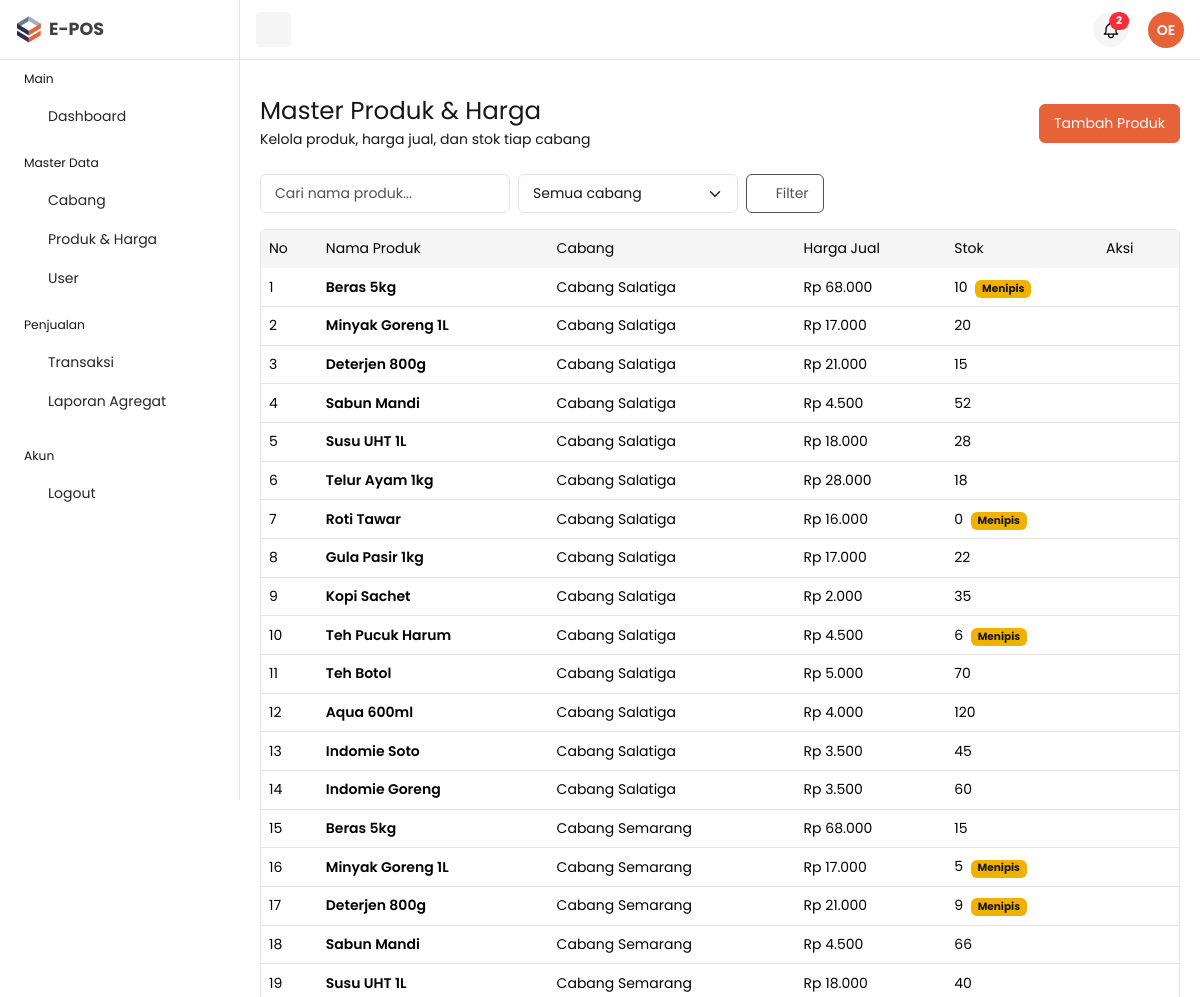
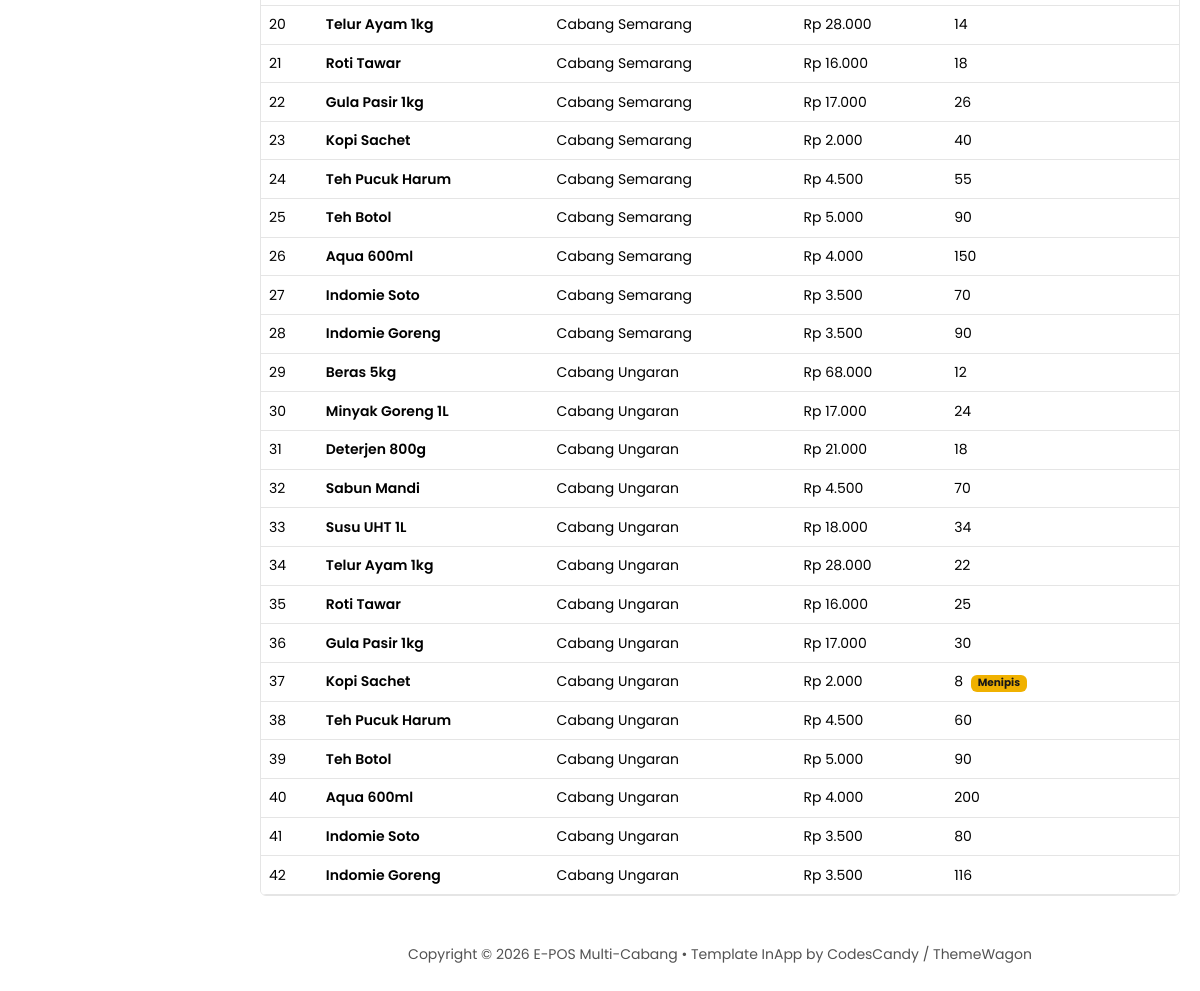
The page /owner/index.php?page=kendaraan (signed in) on the database its author committed (2 pictures, top to bottom).
### tables this page shows
CREATE TABLE `products` (
  `id`          INT NOT NULL AUTO_INCREMENT,
  `branch_id`   INT NOT NULL,
  `nama_produk` VARCHAR(150) NOT NULL,
  `harga_jual`  DECIMAL(15,2) NOT NULL DEFAULT 0.00,
  `stok`        INT NOT NULL DEFAULT 0,
  PRIMARY KEY (`id`),
  KEY `fk_products_branch` (`branch_id`),
  CONSTRAINT `fk_products_branch` FOREIGN KEY (`branch_id`) REFERENCES `branches` (`id`)
);

CREATE TABLE `branches` (
  `id`          INT NOT NULL AUTO_INCREMENT,
  `nama_cabang` VARCHAR(100) NOT NULL,
  `alamat`      TEXT,
  `telepon`     VARCHAR(20) DEFAULT NULL,
  PRIMARY KEY (`id`)
);

### owner/function/guard.php (called while the page is built, shortened)
<?php
function e($v)
{
    return htmlspecialchars((string) $v, ENT_QUOTES, 'UTF-8');
}
function rupiah($n)
{
    return 'Rp ' . number_format((float) $n, 0, ',', '.');
}

### owner/database/connection.php (called while the page is built, shortened)
<?php
require_once __DIR__ . '/../../login/database/cek_skema.php';
class Database
{
    private $host = "localhost";
    private $username = "root";
    private $password = "";
    private $database = "e-pos";
    public $conn;
    public function __construct()
    {
        try {
            $this->conn = new mysqli(
                $this->host,
                $this->username,
                $this->password,
                $this->database
            );
        } catch (mysqli_sql_exception $ex) {
            eposHentikan('Tidak bisa terhubung ke database "' . $this->database . '". (' . $ex->getMessage() . ')');
        }
        $this->conn->set_charset('utf8mb4');
        eposCekSkema($this->conn);
    }
}

### login/database/cek_skema.php (called while the page is built, shortened)
<?php
function eposCekSkema($conn)
{
    $cek = [
        'branches'            => 'id, nama_cabang, alamat, telepon',
        'users'               => 'id, nama, email, password, role, branch_id',
        'products'            => 'id, branch_id, nama_produk, harga_jual, stok',
        'transactions'        => 'id, branch_id, cashier_id, invoice_number, total_bayar, diskon, tanggal, status',
        'transaction_details' => 'id, transaction_id, product_id, jumlah, harga_satuan, subtotal',
    ];
    foreach ($cek as $tabel => $kolom) {
        try {
            $conn->query("SELECT $kolom FROM $tabel LIMIT 1");
        } catch (mysqli_sql_exception $ex) {
            eposHentikan("Tabel '$tabel' belum ada atau kolomnya tidak sesuai. (" . $ex->getMessage() . ')');
        }
    }
}

### owner/function/kendaraan.php (called while the page is built, shortened)
<?php
require_once 'database/connection.php';
class Kendaraan
{
    private $conn;
    public function __construct()
    {
        $database = new Database();
        $this->conn = $database->conn;
    }
    public function semua($branch_id = 0, $cari = '')
    {
        $like = '%' . $cari . '%';
        $stmt = $this->conn->prepare(
            "SELECT p.*, b.nama_cabang
             FROM products p
             JOIN branches b ON b.id = p.branch_id
             WHERE (? = 0 OR p.branch_id = ?) AND p.nama_produk LIKE ?
             ORDER BY p.id DESC"
        );
        $stmt->bind_param('iis', $branch_id, $branch_id, $like);
        $stmt->execute();
        return $stmt->get_result()->fetch_all(MYSQLI_ASSOC);
    }
}

### owner/pages/kendaraan/kendaraan.php (the view, shortened to what this page needs)
<?php
require_once 'function/kendaraan.php';
$produk = new Kendaraan();
$branch_id = isset($_GET['branch_id']) ? (int) $_GET['branch_id'] : 0;
$cari = isset($_GET['cari']) ? trim($_GET['cari']) : '';
$data = $produk->semua($branch_id, $cari);
?>
<main id="content" class="content py-10">
    <div class="container-fluid">
        <div class="row">
            <div class="col-12">
                <div class="d-flex justify-content-between align-items-center mb-4">
                    <div>
                        <h1 class="fs-3 mb-1">Master Produk &amp; Harga</h1>
                        <p class="mb-0">Kelola produk, harga jual, dan stok tiap cabang</p>
                    </div>
                    <div>
                        <a href="index.php?page=tambahKendaraan" class="btn btn-primary">Tambah Produk</a>
                    </div>
                </div>
            </div>
        </div>
        <div class="row">
            <div class="col-12">
                <form method="get" class="d-flex gap-2 mb-3 flex-wrap">
                    <input type="text" name="cari" value="<?= e($cari) ?>" class="form-control" placeholder="Cari nama produk..." style="max-width: 250px;">
                    <select name="branch_id" class="form-select" style="max-width: 220px;">
                        <option value="0">Semua cabang</option>
                    </select>
                    <button class="btn btn-outline-secondary" type="submit"><i class="ti ti-filter"></i> Filter</button>
                </form>
                <div class="card table-responsive">
                    <table class="table mb-0 text-nowrap table-hover">
                        <thead class="table-light border-light">
                            <tr>
                                <th>No</th>
                                <th>Nama Produk</th>
                                <th>Cabang</th>
                                <th>Harga Jual</th>
                                <th>Stok</th>
                                <th>Aksi</th>
                            </tr>
                        </thead>
                        <tbody>
                            <?php $no = 1; foreach ($data as $row) { ?>
                                <tr class="align-middle">
                                    <td><?= $no++ ?></td>
                                    <td class="fw-semibold"><?= e($row['nama_produk']) ?></td>
                                    <td><?= e($row['nama_cabang']) ?></td>
                                    <td><?= rupiah($row['harga_jual']) ?></td>
                                    <td>
                                        <?= (int) $row['stok'] ?>
                                        <?php if ($row['stok'] <= 10) { ?><span class="badge bg-warning text-dark ms-1">Menipis</span><?php } ?>
                                    </td>
                                    <td>
                                        <a href="index.php?page=updateKendaraan&id=<?= (int) $row['id'] ?>"><i class="ti ti-edit"></i></a>
                                        <form method="post" class="d-inline" onsubmit="return confirm('Hapus produk ini?')">
                                            <button type="submit" class="btn btn-link link-danger p-0 border-0"><i class="ti ti-trash ms-2"></i></button>
                                        </form>
                                    </td>
                                </tr>
                            <?php } ?>
                        </tbody>
                    </table>
                </div>
            </div>
        </div>
        <?php include 'components/footer.php'; ?>
    </div>
</main>

### rows shown on the page
products: nama_produk "Beras 5kg", branch.nama_cabang "Cabang Salatiga", harga_jual "Rp 68.000", stok "10", shows "Menipis"
products: nama_produk "Minyak Goreng 1L", branch.nama_cabang "Cabang Salatiga", harga_jual "Rp 17.000", stok "20"
products: nama_produk "Deterjen 800g", branch.nama_cabang "Cabang Salatiga", harga_jual "Rp 21.000", stok "15"
products: nama_produk "Sabun Mandi", branch.nama_cabang "Cabang Salatiga", harga_jual "Rp 4.500", stok "52"
products: nama_produk "Susu UHT 1L", branch.nama_cabang "Cabang Salatiga", harga_jual "Rp 18.000", stok "28"
products: nama_produk "Telur Ayam 1kg", branch.nama_cabang "Cabang Salatiga", harga_jual "Rp 28.000", stok "18"
products: nama_produk "Roti Tawar", branch.nama_cabang "Cabang Salatiga", harga_jual "Rp 16.000", stok "0", shows "Menipis"
products: nama_produk "Gula Pasir 1kg", branch.nama_cabang "Cabang Salatiga", harga_jual "Rp 17.000", stok "22"
products: nama_produk "Kopi Sachet", branch.nama_cabang "Cabang Salatiga", harga_jual "Rp 2.000", stok "35"
products: nama_produk "Teh Pucuk Harum", branch.nama_cabang "Cabang Salatiga", harga_jual "Rp 4.500", stok "6", shows "Menipis"
products: nama_produk "Teh Botol", branch.nama_cabang "Cabang Salatiga", harga_jual "Rp 5.000", stok "70"
products: nama_produk "Aqua 600ml", branch.nama_cabang "Cabang Salatiga", harga_jual "Rp 4.000", stok "120"
products: nama_produk "Indomie Soto", branch.nama_cabang "Cabang Salatiga", harga_jual "Rp 3.500", stok "45"
products: nama_produk "Indomie Goreng", branch.nama_cabang "Cabang Salatiga", harga_jual "Rp 3.500", stok "60"
products: nama_produk "Beras 5kg", branch.nama_cabang "Cabang Semarang", harga_jual "Rp 68.000", stok "15"
products: nama_produk "Minyak Goreng 1L", branch.nama_cabang "Cabang Semarang", harga_jual "Rp 17.000", stok "5", shows "Menipis"
products: nama_produk "Deterjen 800g", branch.nama_cabang "Cabang Semarang", harga_jual "Rp 21.000", stok "9", shows "Menipis"
products: nama_produk "Sabun Mandi", branch.nama_cabang "Cabang Semarang", harga_jual "Rp 4.500", stok "66"
products: nama_produk "Susu UHT 1L", branch.nama_cabang "Cabang Semarang", harga_jual "Rp 18.000", stok "40"
products: nama_produk "Telur Ayam 1kg", branch.nama_cabang "Cabang Semarang", harga_jual "Rp 28.000", stok "14"
products: nama_produk "Roti Tawar", branch.nama_cabang "Cabang Semarang", harga_jual "Rp 16.000", stok "18"
products: nama_produk "Gula Pasir 1kg", branch.nama_cabang "Cabang Semarang", harga_jual "Rp 17.000", stok "26"
products: nama_produk "Kopi Sachet", branch.nama_cabang "Cabang Semarang", harga_jual "Rp 2.000", stok "40"
products: nama_produk "Teh Pucuk Harum", branch.nama_cabang "Cabang Semarang", harga_jual "Rp 4.500", stok "55"
products: nama_produk "Teh Botol", branch.nama_cabang "Cabang Semarang", harga_jual "Rp 5.000", stok "90"
products: nama_produk "Aqua 600ml", branch.nama_cabang "Cabang Semarang", harga_jual "Rp 4.000", stok "150"
products: nama_produk "Indomie Soto", branch.nama_cabang "Cabang Semarang", harga_jual "Rp 3.500", stok "70"
products: nama_produk "Indomie Goreng", branch.nama_cabang "Cabang Semarang", harga_jual "Rp 3.500", stok "90"
products: nama_produk "Beras 5kg", branch.nama_cabang "Cabang Ungaran", harga_jual "Rp 68.000", stok "12"
products: nama_produk "Minyak Goreng 1L", branch.nama_cabang "Cabang Ungaran", harga_jual "Rp 17.000", stok "24"
products: nama_produk "Deterjen 800g", branch.nama_cabang "Cabang Ungaran", harga_jual "Rp 21.000", stok "18"
products: nama_produk "Sabun Mandi", branch.nama_cabang "Cabang Ungaran", harga_jual "Rp 4.500", stok "70"
products: nama_produk "Susu UHT 1L", branch.nama_cabang "Cabang Ungaran", harga_jual "Rp 18.000", stok "34"
products: nama_produk "Telur Ayam 1kg", branch.nama_cabang "Cabang Ungaran", harga_jual "Rp 28.000", stok "22"
products: nama_produk "Roti Tawar", branch.nama_cabang "Cabang Ungaran", harga_jual "Rp 16.000", stok "25"
products: nama_produk "Gula Pasir 1kg", branch.nama_cabang "Cabang Ungaran", harga_jual "Rp 17.000", stok "30"
products: nama_produk "Kopi Sachet", branch.nama_cabang "Cabang Ungaran", harga_jual "Rp 2.000", stok "8", shows "Menipis"
products: nama_produk "Teh Pucuk Harum", branch.nama_cabang "Cabang Ungaran", harga_jual "Rp 4.500", stok "60"
products: nama_produk "Teh Botol", branch.nama_cabang "Cabang Ungaran", harga_jual "Rp 5.000", stok "90"
products: nama_produk "Aqua 600ml", branch.nama_cabang "Cabang Ungaran", harga_jual "Rp 4.000", stok "200"
products: nama_produk "Indomie Soto", branch.nama_cabang "Cabang Ungaran", harga_jual "Rp 3.500", stok "80"
products: nama_produk "Indomie Goreng", branch.nama_cabang "Cabang Ungaran", harga_jual "Rp 3.500", stok "116"

### other values the page prints
$ini "OE"
